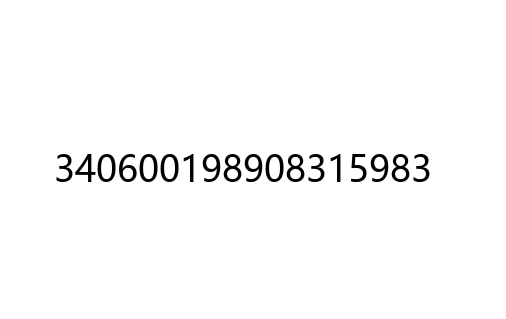
//> input picture PYTHON/MyCode/id_generator/idGen/id_database/13.png, 506 x 319 px, given in place of 13.jpg, which was not available
$ ./main   (built with g++ and OpenCV 4)
//> lines starting //> are read from the running program, lines starting //| are printed output that depends on the picture; after the words box and inside, x2 and y2 are one past the last pixel; in counts of white or black regions, pixels touching at a corner belong together; pictures that were not available may be replaced by others from this repository, and a replacement may not be noted
### CPP/MyCode/opencv/ocr/DetectNumber.hpp
//
// Created by 80944 on 7/9/2020.
//

#ifndef OCR_DETECTNUMBER_HPP
#define OCR_DETECTNUMBER_HPP
#pragma once
#include<opencv2\opencv.hpp>
#include<sstream>
#include<string>
#include<fstream>

using namespace cv;
using namespace std;
using namespace cv::ml;

class Detect {
private:
    Mat src;
    Mat data;  // 特征矩阵
    Mat labels;
    int K;
    Size DataSize;
    vector<int> idnumber;
    Ptr<TrainData> tData;
    Ptr<KNearest> model;
    vector<Rect> rect;  //存放每个数字的矩形

public:
    Detect() :K(5), DataSize(Size(45, 45)) {}
    Detect(Mat& src) :K(5), DataSize(Size(45, 45)),src(src) {}
    //存放检测到的数字
    vector<int> DetectNum();
    //KNN训练模型
    void KNNTrainData();

    void SetK(int k);
    void SetSrc(Mat& src);

    vector<Rect> FindRect(const Mat& src); //找到每个数字的矩形区域
    void ShowNum();

    //比较函数
    static bool comp_rect(const Rect& rect1, const Rect& rect2) {
        return rect1.tl().x < rect2.tl().x;
    }

};

void Detect::SetK(int k) {
    this->K = k;
}

void Detect::SetSrc(Mat& src) {
    this->src = src;
}

void Detect::KNNTrainData() {
    string numfilename;
    int flag = 0;
    for (flag = 0; flag < 10; flag++) {
        string filename;
        stringstream sstr;
        sstr << flag;
        filename = sstr.str();
        numfilename = "H:\\数字训练集\\num" + filename + "\\Eng.txt";
        string ImgName;
        ifstream fin(numfilename);//打开原始样本图片文件列表
        while (getline(fin, ImgName)) {
            Mat getnum;
            /*	cout << "processing:" << ImgName << endl;*/
            ImgName = "H:\\数字训练集\\num" + filename + "\\" + ImgName;
            getnum = imread(ImgName);

            cvtColor(getnum, getnum, CV_BGR2GRAY);
            threshold(getnum, getnum, 128, 255, CV_THRESH_BINARY);

            resize(getnum, getnum, DataSize, 0, 0, INTER_LINEAR);
            data.push_back(getnum.reshape(0, 1));
            labels.push_back(flag);
        }
    }
    data.convertTo(data, CV_32FC1);  //import
    tData = TrainData::create(data, ROW_SAMPLE, labels);
    model = KNearest::create();
    model->setDefaultK(K);
    model->setIsClassifier(true);
    model->train(tData);
}

vector<Rect> Detect::FindRect(const Mat& src) {
    vector<vector<Point>> contours;
    vector<Vec4i> hierarhy;
    findContours(src, contours, hierarhy, RETR_LIST, CHAIN_APPROX_NONE);
    // 删除太短或太长的轮廓
    int cmin = 50; // 最小轮廓长度
    int cmax = 400; // 最大轮廓长度
    auto itc = contours.begin();

    // 针对所有轮廓
    while (itc != contours.end()) {
        // 验证轮廓大小
        if (itc->size() < cmin || itc->size() > cmax)
            itc = contours.erase(itc);
        else {
            Rect r1 = boundingRect(*itc);
            //将矩形稍微扩大
            r1 = r1 + Point(-2, -2);
            r1 = r1 + Size(4, 4);
            /*rectangle(result_1, r1, 0, 1);*/
            rect.push_back(r1);
            ++itc;
        }
    }
    //对图片中的数字按X坐标进行排序
    sort(this->rect.begin(),this->rect.end(),Detect::comp_rect);
    return rect;

}


vector<int> Detect::DetectNum() {
    KNNTrainData();
    FindRect(src);
    for (auto it = rect.begin(); it != rect.end(); ++it) {
        Mat roi = src(*it); //获取单个数字
        roi.convertTo(roi, CV_32FC1);

        threshold(roi, roi, 1, 255, CV_THRESH_BINARY);
        int x = (DataSize.width - roi.cols) / 2;
        int y = (DataSize.height - roi.rows) / 2;
        Mat sbackground(DataSize, CV_32FC1, Scalar(0));
        Mat newroi(sbackground, Rect(x, y, roi.cols, roi.rows));
        roi.copyTo(newroi);
        sbackground = sbackground.reshape(0, 1);
        float r = model->predict(sbackground);
        idnumber.push_back((int)r);
    }
    return idnumber;
}

// [5 lines left out: function ShowNum, not called in this run]
#endif //OCR_DETECTNUMBER_HPP

### CPP/MyCode/opencv/ocr/linefinder.hpp
//
// Created by 80944 on 7/9/2020.
//

#ifndef OCR_LINEFINDER_HPP
#define OCR_LINEFINDER_HPP

#include <opencv2/core.hpp>
#include <opencv2/imgproc.hpp>
#define PI 3.1415926

class LineFinder {

private:

    cv::Mat img;

    std::vector<cv::Vec4i> lines;

    double deltaRho;
    double deltaTheta;

    int minVote;

    double minLength;

    double maxGap;

public:

    LineFinder() : deltaRho(1), deltaTheta(PI / 180), minVote(10), minLength(0.), maxGap(0.) {}

    //设置寻找步长
    // [5 lines left out: function setAccResolution, not called in this run]
    //设置最小投票数
    void setMinVote(int minv) {

        minVote = minv;
    }

    //设置最小长度以及允许的间隙大小
    void setLineLengthAndGap(double length, double gap) {

        minLength = length;
        maxGap = gap;
    }

    std::vector<cv::Vec4i> findLines(cv::Mat& binary) {

        lines.clear();
        //使用霍夫概率变换来找直线
        cv::HoughLinesP(binary, lines, deltaRho, deltaTheta, minVote, minLength, maxGap);

        return lines;
    }

    // [14 lines left out: function drawDetectedLines, not called in this run]

};


#endif //OCR_LINEFINDER_HPP

### CPP/MyCode/opencv/ocr/FeatureExtraction.hpp
//
// Created by 80944 on 7/9/2020.
//

#ifndef OCR_FEATUREEXTRACTION_HPP
#define OCR_FEATUREEXTRACTION_HPP
#pragma once
#include<opencv2\opencv.hpp>
#include<vector>
#include"linefinder.hpp"
#define PI 3.141592653
using namespace cv;
using namespace std;

/*主要方法是通过寻找身份证中间隔为一定数值的最长直线来判断身份证号码的位置
并通过旋转矩阵的方式解决非水平或角度歪斜的身份证图片无法得到正确位置的情况*/
class FeatureEx {
private:
    Mat src;
    Mat GrayImage;
    Mat BinaryImage;
    Mat contours; //边缘图
    vector<Vec4i> lines;  //存放检测到的直线
    Vec4i LongestLine; //最长直线
    Mat Roi;
    Mat EdgImage;
public:
    FeatureEx() {}
    void SetSrc(Mat& src);
    void FixPic(const Mat& src);
    void ReSizePic(Mat& src, double TargetSize);
    Vec4i Findline(Mat& contours, double length, double gap, int vote);
    void FindEdge();
    Mat FindRoi();
    Mat Feature();

};

void FeatureEx::SetSrc(Mat& src) {
    this->src = src;
}

void FeatureEx::ReSizePic(Mat& src, double TargetSize) {
    double w = src.size().width;
    double h = src.size().height;
    if (w > h)
        cv::resize(src, src, cv::Size(TargetSize, TargetSize*h / w), 0, 0, cv::INTER_LINEAR);
    else
        cv::resize(src, src, cv::Size(TargetSize*w / h, TargetSize), 0, 0, cv::INTER_LINEAR);
}


//这里选择使用MESR特征提取来找出边缘，因为如果用Canny方式寻找边缘的话会把身份证整个框都提取出来
//不利于提取最长的直线
void FeatureEx::FindEdge() {
    int height = src.size().height;
    int width = src.size().width;
    EdgImage = Mat::zeros(GrayImage.size(), CV_8U);
    vector<vector<Point> > points;
    vector<Rect> rects;
    Ptr<MSER> ptrMSER = cv::MSER::create(5, 20, 300, 0.25, 0.1);
    ptrMSER->detectRegions(GrayImage, points, rects);
    RNG rng;
    Mat output(GrayImage.size(), CV_8UC3);
    output = Scalar(255, 255, 255);
    for (auto it = points.rbegin(); it != points.rend(); ++it) {
        //使用RNG随机数生成器生成随机颜色
        cv::Vec3b c(rng.uniform(0, 254), rng.uniform(0, 254), rng.uniform(0, 254));
        for (auto itpts = it->begin(); itpts != it->end(); ++itpts) {
            if (output.at<Vec3b>(*itpts)[0] == 255) {
                output.at<Vec3b>(*itpts) = c;
            }
        }
    }
    for (int i = 1; i < height -1; i++)
        for (int j = 1; j < width-1; j++) {
            if (output.ptr<Vec3b>(i)[j] != output.ptr<Vec3b>(i+1)[j]||
                output.ptr<Vec3b>(i)[j] != output.ptr<Vec3b>(i-1)[j]||
                output.ptr<Vec3b>(i)[j] != output.ptr<Vec3b>(i)[j+1]||
                output.ptr<Vec3b>(i)[j] != output.ptr<Vec3b>(i)[j-1])
                this->EdgImage.at<uchar>(i, j) = 254;
        }
    /*namedWindow("1");
    imshow("1", EdgImage);
    waitKey(0);*/
}


void FeatureEx::FixPic(const Mat& src) {
    Mat tmpimg(src);
    //调整为合适处理的尺寸
    ReSizePic(tmpimg,1000.0);
    //转换为单通道灰度图像
    cvtColor(tmpimg, GrayImage, CV_BGR2GRAY);
    ////获取边缘图
    //Canny(GrayImage, contours, 125, 350);
    //使用自适应阈值取得二值图
    adaptiveThreshold(GrayImage, BinaryImage, 255, ADAPTIVE_THRESH_MEAN_C, THRESH_BINARY_INV, 5, 5);
    medianBlur(BinaryImage, BinaryImage, 3);

}

//寻找边缘图中所有满足条件的直线,并且提取出最长的直线
Vec4i FeatureEx::Findline(Mat& contours, double length, double gap,int vote) {
    //调用直线寻找类寻找所有直线
    LineFinder finder;
    finder.setLineLengthAndGap(length, gap);
    finder.setMinVote(vote);
    //从Canny检测到的点集中寻找直线，返回值是4个整数，为两个端点坐标的x,y
    lines = finder.findLines(contours);
    //最长直线的下标
    int Longest = 0;
    int max = 0;

    for (auto it = lines.begin(); it != lines.end(); ++it) {
        Point pt1((*it)[0], (*it)[1]);
        Point pt2((*it)[2], (*it)[3]);
        //计算两点之间的长度，即线段长
        float distance = sqrtf(powf(pt1.x - pt2.x, 2) + powf(pt1.y - pt2.y, 2));
        if (distance > max) {
            max = distance;
            //可以通过迭代器相减获得下标
            Longest = it - lines.begin();
        }
    }
    return lines[Longest];
}


Mat FeatureEx::FindRoi() {
    /*LongestLine = Findline(contours, 100, 30, 70);*/
    //根据这条最长直线在二值图上取得ROI区域
    Mat tmpimg;
    //最长线段两个端点
    Point2f LinePoint1(LongestLine[0]-20, LongestLine[1]);
    Point2f LinePoint2(LongestLine[2]+20, LongestLine[3]);
    Point pt1(LongestLine[0] - 20, LongestLine[1]);
    Point pt2(LongestLine[2] - 20, LongestLine[3]);
    cout << LinePoint1.x << LinePoint2.x << endl;

    //组成矩形ROI的四个角的点
    Point2f LeftUp;
    Point2f LeftDown;
    Point2f RightUp;
    Point2f RightDown;
    float a = (float)(LinePoint1.y - LinePoint2.y) / (float)(LinePoint1.x - LinePoint2.x);
    float b = (LinePoint1.y - a*LinePoint1.x);
    float c = (-1.0) / a;
    float d = (LinePoint1.y - c*LinePoint1.x);
    float d_2 = (LinePoint2.y - c*LinePoint2.x);

    float distance = sqrtf(powf(LinePoint1.x - LinePoint2.x, 2) + powf(LinePoint1.y - LinePoint2.y, 2));//线段长
    //线段角度 与水平线的夹角
    float ang;
    ang = (LinePoint1.y - LinePoint2.y) / distance;


    if (LinePoint1.y == LinePoint2.y) { //如果这条线是水平的
        LeftUp.y = pt1.y - 30;
        LeftUp.x = pt1.x;
        LeftDown.y = pt1.y + 30;
        LeftDown.x = pt1.x;
        RightUp.y = pt2.y - 30;
        RightUp.x = pt2.x;

        RightDown.y = pt2.y + 30;
        RightDown.x = pt2.x;
        vector<Point> Area;
        Area.push_back(LeftUp);
        Area.push_back(LeftDown);
        Area.push_back(RightUp);
        Area.push_back(RightDown);;
        RotatedRect rect = minAreaRect(Area);  //根据4个点寻找最小外接旋转矩形
        Point center = rect.center;
        tmpimg = tmpimg(Rect(center.x - (rect.size.height / 2), center.y - (rect.size.width / 2), rect.size.height, rect.size.width));
        /*namedWindow("1");
        imshow("1", tmpimg);
        waitKey(0);*/

        return tmpimg;
    }
    else if(ang> (-(2.0/3.0)) && ang < 0 ){ //如果直线角度为(135-180)之间
        LeftUp.y = LinePoint1.y - 30;
        LeftDown.y = LinePoint1.y + 30;

        LeftUp.x = (LeftUp.y - d) / c;
        LeftDown.x = (LeftDown.y - d) / c;

        RightUp.y = LinePoint2.y - 30;
        RightDown.y = LinePoint2.y + 30;

        RightUp.x = (RightUp.y - d_2) / c;
        RightDown.x = (RightDown.y - d_2) / c;
        vector<Point2f> Area;
        Area.push_back(LeftUp);
        Area.push_back(LeftDown);
        Area.push_back(RightUp);
        Area.push_back(RightDown);
        RotatedRect rect = minAreaRect(Area);  //根据4个点寻找最小外接旋转矩形
        //先将图片按照旋转矩形旋转
        Point2f center = rect.center;
        Mat rot_mat = getRotationMatrix2D(center, rect.angle + 90, 1.0);

        Size dst_sz(BinaryImage.size());
        warpAffine(BinaryImage, tmpimg, rot_mat, dst_sz);
        //提取ROI
        tmpimg = tmpimg(Rect(center.x - (rect.size.height / 2), center.y - (rect.size.width / 2), rect.size.height, rect.size.width));
        //消除噪点
        medianBlur(tmpimg, tmpimg, 3);
        return tmpimg;
    }
    else if (ang > 0 && ang < (2.0 / 3.0)) {  //如果直线角度为(0-45)之间
        LeftUp.y = LinePoint1.y - 30;
        LeftDown.y = LinePoint1.y + 30;

        LeftUp.x = (LeftUp.y - d) / c;
        LeftDown.x = (LeftDown.y - d) / c;

        RightUp.y = LinePoint2.y - 30;
        RightDown.y = LinePoint2.y + 30;

        RightUp.x = (RightUp.y - d_2) / c;
        RightDown.x = (RightDown.y - d_2) / c;
        vector<Point2f> Area;
        Area.push_back(LeftUp);
        Area.push_back(LeftDown);
        Area.push_back(RightUp);
        Area.push_back(RightDown);
        RotatedRect rect = minAreaRect(Area);  //根据4个点寻找最小外接旋转矩形
        //先将图片按照旋转矩形旋转
        Point2f center = rect.center;
        Mat rot_mat = getRotationMatrix2D(center, rect.angle, 1.0);

        Size dst_sz(BinaryImage.size());
        warpAffine(BinaryImage, tmpimg, rot_mat, dst_sz);
        //提取ROI
        tmpimg = tmpimg(Rect(center.x - (rect.size.width / 2), center.y - (rect.size.height / 2), rect.size.width, rect.size.height));
        //消除噪点
        medianBlur(tmpimg, tmpimg, 3);
        return tmpimg;

    }
}

Mat FeatureEx::Feature() {
    ReSizePic(src, 1000.0);
    FixPic(src);
    FindEdge();
    LongestLine = Findline(EdgImage, 100, 30, 70);
    Roi = FindRoi();
    return Roi;
}

#endif //OCR_FEATUREEXTRACTION_HPP

### CPP/MyCode/opencv/ocr/main.cpp
#include<opencv2\opencv.hpp>
#include"FeatureExtraction.hpp"
#include"DetectNumber.hpp"
using namespace cv;
int main() {
	Mat original = imread("C:\\Users\\80944\\Desktop\\13.jpg");
//> original is the input picture: 319 rows x 506 cols, CV_8UC3; min 0, max 255, mean 249.5
	FeatureEx feature;
	feature.SetSrc(original);
	Mat result = feature.Feature();
//> in FixPic, `adaptiveThreshold(GrayImage, BinaryImage, 255, ADAPTIVE_THRESH_MEAN_C,..`:
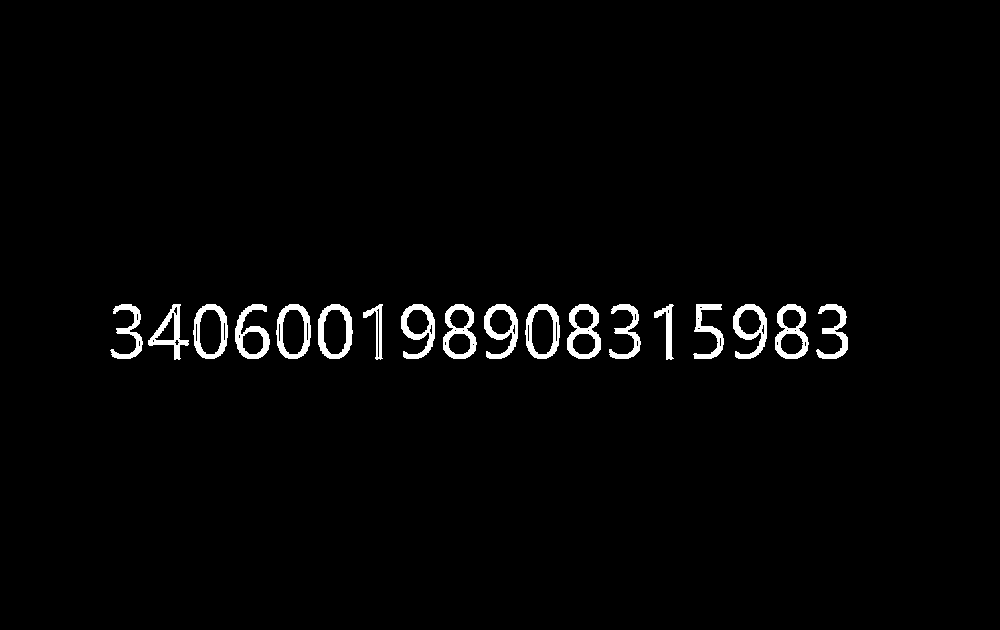
//> BinaryImage: 630 rows x 1000 cols, CV_8UC1; 2% white; 18 white regions, largest, box (x1, y1, x2, y2) and area: (567, 304, 601, 359) 836, (775, 304, 809, 359) 820, (443, 304, 477, 359) 819
//> in FixPic, `medianBlur(BinaryImage, BinaryImage, 3);`:
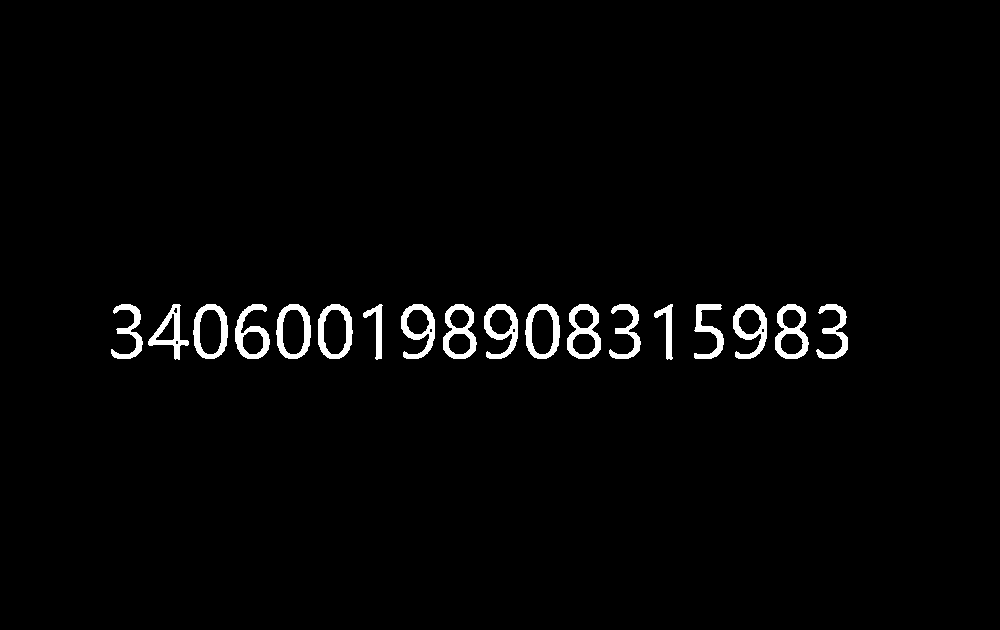
//> BinaryImage: 630 rows x 1000 cols, CV_8UC1; 2% white; 18 white regions
//> in FindEdge, `ptrMSER->detectRegions(GrayImage, points, rects);`: points = 138 contours, 21 with area under 20; largest, box (x1, y1, x2, y2) and area: (776, 327, 807, 359) 1287, (444, 327, 475, 359) 897, (444, 327, 475, 359) 736, (113, 333, 141, 358) 689, (782, 309, 801, 328) 575; rects = 138 Rects (x, y, width, height), first 8: [113, 333, 28, 25], [364, 305, 17, 54], [444, 327, 31, 32], [444, 327, 31, 32], [612, 333, 27, 25], [655, 306, 16, 53], [655, 306, 16, 53], [655, 305, 16, 54]
//> the loop in FindEdge, `for (auto it = points.rbegin(); it != points.rend(); ++it)` made 138 passes
//> after the loop in FindEdge, `for (auto it = points.rbegin(); it != points.rend(); ++it)`:
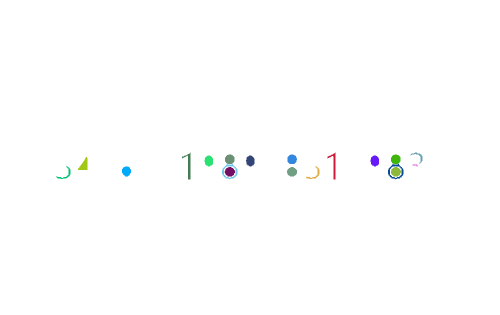
//> output: 630 rows x 1000 cols, CV_8UC3 (shown at 1/2 size); mean B, G, R 254, 254.1, 253.8
//> after the loop in FindEdge, `for (int i = 1; i < height -1; i++)`:
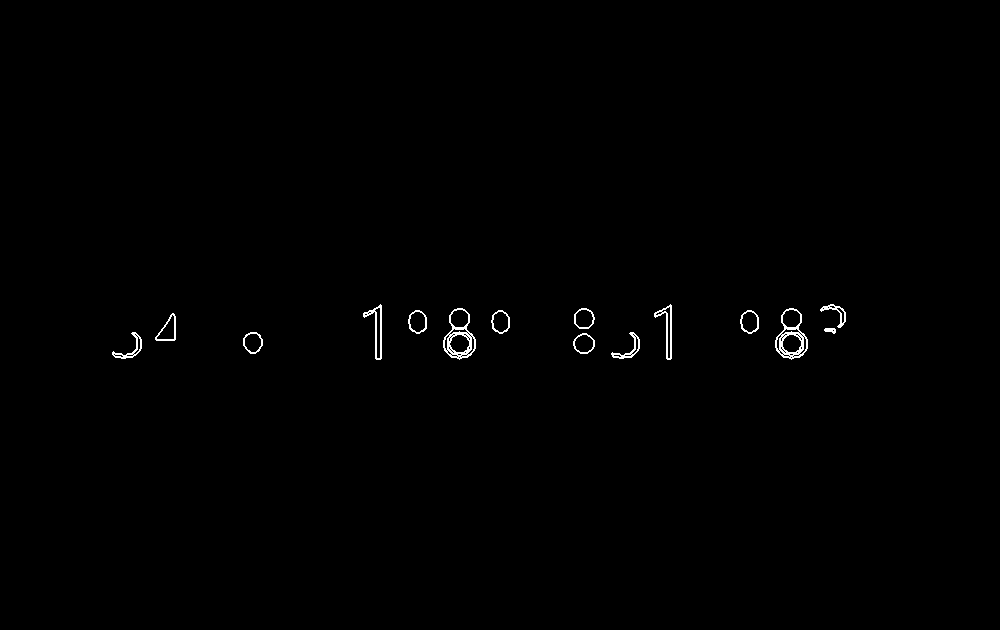
//> this->EdgImage: 630 rows x 1000 cols, CV_8UC1; values 0 (black) and 254 (white), 0.48% white in thin lines or dots, all inside (x1, y1, x2, y2) = (112, 304, 846, 360)
//> in findLines, `cv::HoughLinesP(binary, lines, deltaRho, deltaTheta, minVote, minLengt..`: lines = 2 lines (x1, y1, x2, y2): [741, 315, 842, 308], [375, 332, 509, 327]
//> in Findline, `lines = finder.findLines(contours);`: lines = 2 items: [741, 315, 842, 308], [375, 332, 509, 327]
//> the loop in Findline, `for (auto it = lines.begin(); it != lines.end(); ++it)` made 2 passes
//> (pt1, pt2, distance, max, Longest) on passes 1 to 2: (Point(741, 315), Point(842, 308), 101.2, 101, 0), (Point(375, 332), Point(509, 327), 134.1, 134, 1)
//> after the loop in Findline, `for (auto it = lines.begin(); it != lines.end(); ++it)`: max = 134; Longest = 1
//> in Feature, `LongestLine = Findline(EdgImage, 100, 30, 70);`: LongestLine = [375, 332, 509, 327]
//> in FindRoi, `Point2f LinePoint1(LongestLine[0]-20, LongestLine[1]);`: LinePoint1 = Point(355, 332)
//> in FindRoi, `Point2f LinePoint2(LongestLine[2]+20, LongestLine[3]);`: LinePoint2 = Point(529, 327)
//> in FindRoi, `Point pt1(LongestLine[0] - 20, LongestLine[1]);`: pt1 = Point(355, 332)
//> in FindRoi, `Point pt2(LongestLine[2] - 20, LongestLine[3]);`: pt2 = Point(489, 327)
//| 355529
//> in FindRoi, `float a = (float)(LinePoint1.y - LinePoint2.y) / (float)(LinePoint1.x ..`: a = -0.0287
//> in FindRoi, `float b = (LinePoint1.y - a*LinePoint1.x);`: b = 342.2
//> in FindRoi, `float c = (-1.0) / a;`: c = 34.8
//> in FindRoi, `float d = (LinePoint1.y - c*LinePoint1.x);`: d = -12022
//> in FindRoi, `float d_2 = (LinePoint2.y - c*LinePoint2.x);`: d_2 = -18082.2
//> in FindRoi, `float distance = sqrtf(powf(LinePoint1.x - LinePoint2.x, 2) + powf(Lin..`: distance = 174.1
//> in FindRoi, `ang = (LinePoint1.y - LinePoint2.y) / distance;`: ang = 0.0287
//> in FindRoi, `LeftUp.y = LinePoint1.y - 30;`: LeftUp = Point(0, 302)
//> in FindRoi, `LeftDown.y = LinePoint1.y + 30;`: LeftDown = Point(0, 362)
//> in FindRoi, `LeftUp.x = (LeftUp.y - d) / c;`: LeftUp = Point(354.1, 302)
//> in FindRoi, `LeftDown.x = (LeftDown.y - d) / c;`: LeftDown = Point(355.9, 362)
//> in FindRoi, `RightUp.y = LinePoint2.y - 30;`: RightUp = Point(0, 297)
//> in FindRoi, `RightDown.y = LinePoint2.y + 30;`: RightDown = Point(0, 357)
//> in FindRoi, `RightUp.x = (RightUp.y - d_2) / c;`: RightUp = Point(528.1, 297)
//> in FindRoi, `RightDown.x = (RightDown.y - d_2) / c;`: RightDown = Point(529.9, 357)
//> in FindRoi, `Area.push_back(LeftUp);`: Area = 1 Point (x, y): [354.1, 302]
//> in FindRoi, `Area.push_back(LeftDown);`: Area = 2 Points (x, y): [354.1, 302], [355.9, 362]
//> in FindRoi, `Area.push_back(RightUp);`: Area = 3 Points (x, y): [354.1, 302], [355.9, 362], [528.1, 297]
//> in FindRoi, `Area.push_back(RightDown);`: Area = 4 Points (x, y): [354.1, 302], [355.9, 362], [528.1, 297], [529.9, 357]
//> in FindRoi, `RotatedRect rect = minAreaRect(Area);`: rect = centre (442, 329.5), size (174.1, 60), angle -1.6
//> in FindRoi, `Point2f center = rect.center;`: center = Point(442, 329.5)
//> in FindRoi, `Mat rot_mat = getRotationMatrix2D(center, rect.angle, 1.0);`: rot_mat = [[1, -0.0287, 9.65], [0.0287, 1, -12.56]]
//> in FindRoi, `warpAffine(BinaryImage, tmpimg, rot_mat, dst_sz);`:
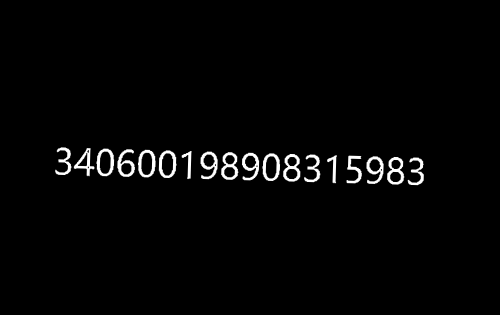
//> tmpimg: 630 rows x 1000 cols, CV_8UC1 (shown at 1/2 size); min 0, max 255, mean 5.2
//> in FindRoi, `tmpimg = tmpimg(Rect(center.x - (rect.size.width / 2), center.y - (rec..`:
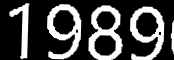
//> tmpimg: 60 rows x 174 cols, CV_8UC1; min 0, max 255, mean 70
//> in FindRoi, `medianBlur(tmpimg, tmpimg, 3);`:
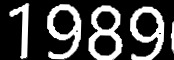
//> tmpimg: 60 rows x 174 cols, CV_8UC1; 3.32% of pixels changed, all inside (x1, y1, x2, y2) = (9, 3, 174, 60)

	Detect detect;
	detect.SetSrc(result);
	detect.DetectNum();
//> in FindRect, `findContours(src, contours, hierarhy, RETR_LIST, CHAIN_APPROX_NONE);`: contours = 9 contours; largest, box (x1, y1, x2, y2) and area: (88, 5, 123, 60) 1468, (47, 4, 82, 60) 1242, (130, 6, 165, 60) 1211, (9, 3, 30, 60) 414, (136, 12, 159, 37) 394
//> the loop in FindRect, `while (itc != contours.end())` made 9 passes
//> r1 on passes 1 to 8: Rect(92, 33, 26, 25), Rect(168, 19, 8, 37), Rect(134, 10, 27, 29), Rect(94, 9, 24, 23), Rect(51, 8, 27, 29), Rect(128, 4, 39, 58), Rect(86, 3, 39, 59), Rect(45, 2, 39, 60)
//> in FindRect, `sort(this->rect.begin(),this->rect.end(),Detect::comp_rect);`: this->rect = 9 Rects (x, y, width, height), first 8: [7, 1, 25, 61], [45, 2, 39, 60], [51, 8, 27, 29], [86, 3, 39, 59], [92, 33, 26, 25], [94, 9, 24, 23], [128, 4, 39, 58], [134, 10, 27, 29]
//> (the run ends here: the program stops with an error, at `Mat roi = src(*it);`)
